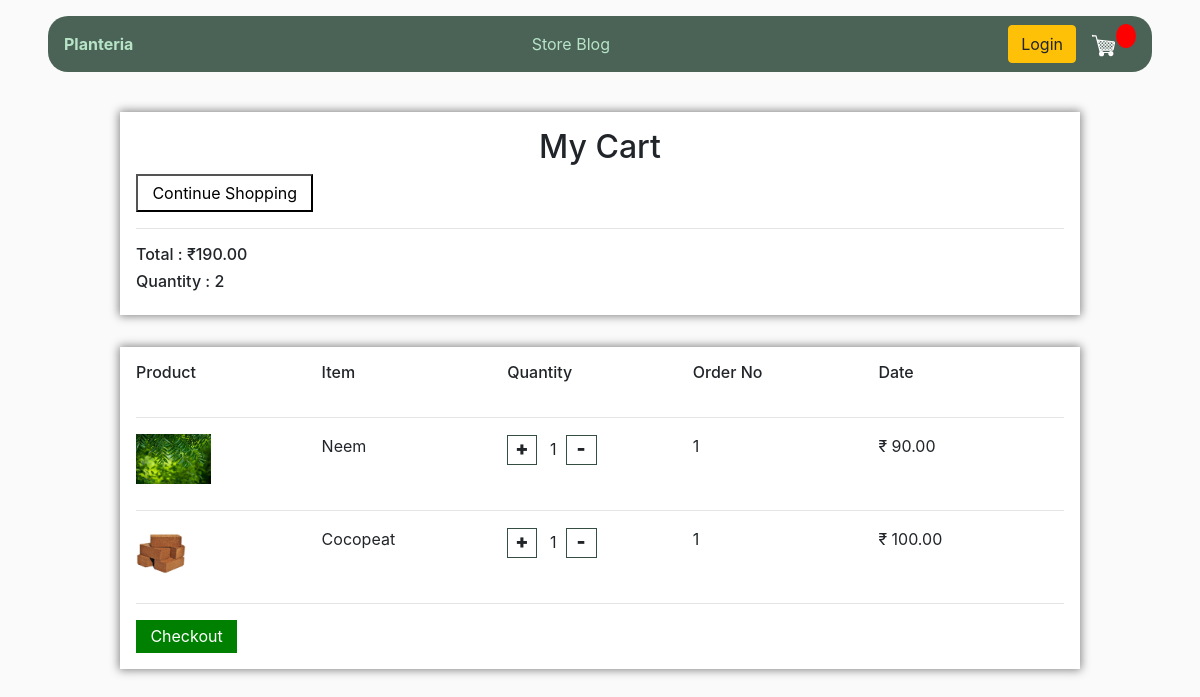
Before: /cart (signed in) with the older database file.
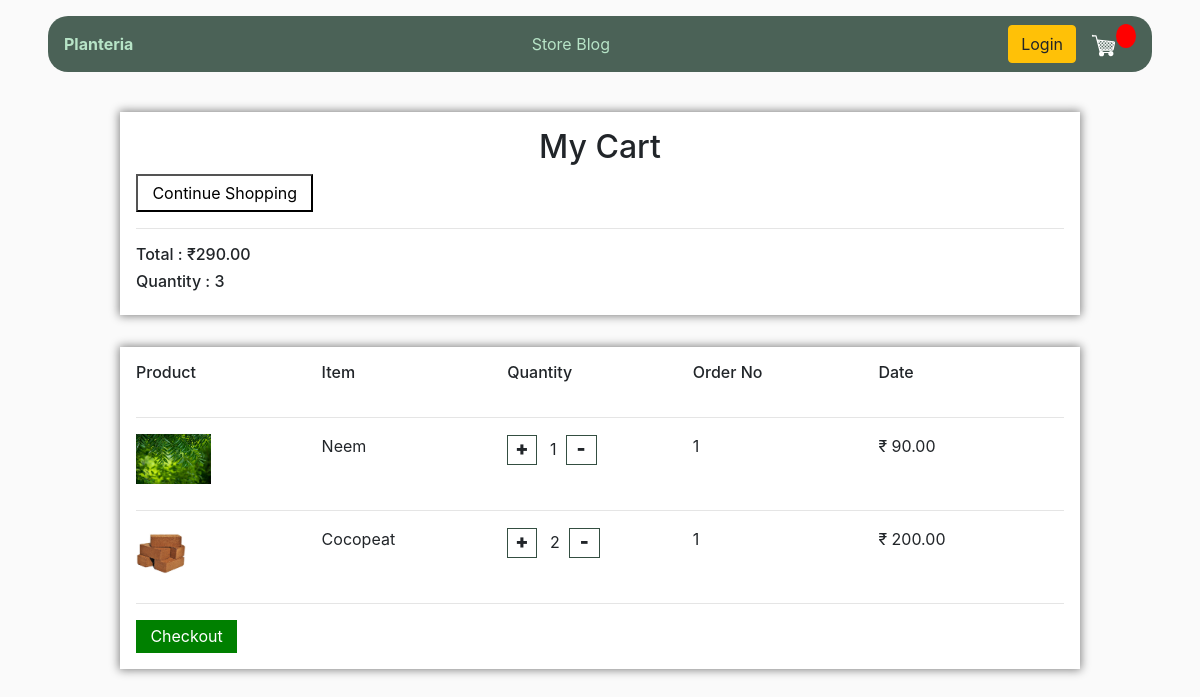
After: the same page with the newer database file.
### store/models.py (models this page shows)
class Order(models.Model):
    customer = models.ForeignKey(Customer, on_delete=models.SET_NULL, null=True)
    order_date = models.DateTimeField(auto_now_add=True)
    complete = models.BooleanField(default=False)
    transaction_id = models.CharField(max_length=100)
    def __str__(self):
        return str(self.id)
    @property
    def get_cart_total(self):
        orderitems = self.orderitem_set.all()
        total = sum([item.get_total for item in orderitems])
        return total
    @property
    def get_cart_quantity(self):
        orderitems = self.orderitem_set.all()
        total = sum([item.quantity for item in orderitems])
        return total

class OrderItem(models.Model):
    product = models.ForeignKey(Product, on_delete=models.SET_NULL, null=True)
    order = models.ForeignKey(Order, on_delete=models.SET_NULL, null=True)
    quantity = models.IntegerField(default=0, null=True)
    date_added = models.DateTimeField(auto_now_add=True)
    @property
    def get_total(self):
        total = self.product.price * self.quantity
        return total

class Product(models.Model):
    image = models.ImageField(upload_to="plantimages", null=True)
    name = models.CharField(max_length=100)
    price = models.FloatField()
    tags = models.ManyToManyField(Tag)
    def __str__(self):
        return self.name

### store/views.py (the view)
# urls.py: path("cart", views.cart, name='cart'),
def cart(request):
    if request.user.is_authenticated:
        customer = request.user.customer
        order, created = Order.objects.get_or_create(customer=customer, complete = False)
        items = order.orderitem_set.all()
    else:
        items = []
        return render(request, 'cart.html')
    context = {"items" : items, "order" : order}
    return render(request, 'cart.html', context)

### store/templates/cart.html (shortened to what this page needs)
{% extends "main.html" %}
{% load static %}
{% block content %}
<div class="cart-view">
<div class="cart-portion">
    <h2 style="text-align:center;">My Cart</h2>
    <button class="new-button"><a href="{% url 'store' %}">Continue Shopping</a></button>
    <hr style="color: rgb(196, 193, 193);">
    <h6>Total : ₹{{order.get_cart_total|floatformat:2}}</h6>
    <h6>Quantity : {{order.get_cart_quantity}}</h6>
</div>
<div class="cart-portion">
    <div class="cart-row">
        <h6 style="flex:1;">Product</h6>
        <h6 style="flex:1;">Item</h6>
        <h6 style="flex:1;">Quantity</h6>
        <h6 style="flex:1;">Order No</h6>
        <h6 style="flex:1;">Date</h6>
    </div>
    <hr style="color: rgb(196, 193, 193);">
{% for item in items %}
<div class="cart-row">
<div style="flex:1;"><img class="rowimages" src="{{item.product.image.url}}" alt=""></div>
<div style="flex: 1;">{{item.product}}</div>
<div style="flex: 1;"><span data-product="{{item.product.id}}" data-action="add" class="update-cart" id="plusminus">+</span>
    {{item.quantity}}<span data-product="{{item.product.id}}" data-action="remove" class="update-cart" id="plusminus1">-</span></div>
<div style="flex: 1;">{{item.order}}</div>
<div style="flex: 1;">₹ {{item.get_total|floatformat:2}}</div>
</div><hr style="color: rgb(196, 193, 193);">
{% endfor %}
<button class="new-button" style="background-color: green; color: white;border: none;"><a href="{% url 'checkout' %}">Checkout</a></button>
</div>
</div>
{% endblock content %}

Changed rows visible on the page:
changed through a linked row, Order: get_cart_total "190.00" → "290.00"; get_cart_quantity "2" → "3"
changed OrderItem "Cocopeat": quantity "1" → "2"; get_total "100.00" → "200.00"
